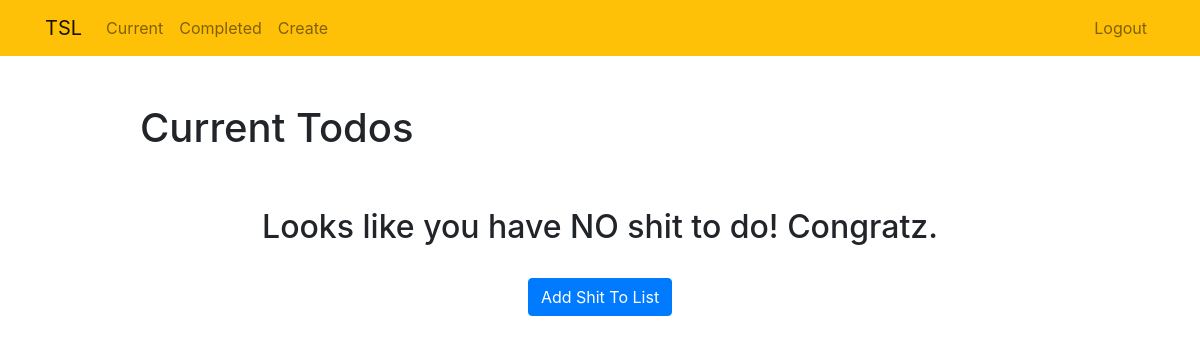
Page /current/ (signed in) on the earlier database version.
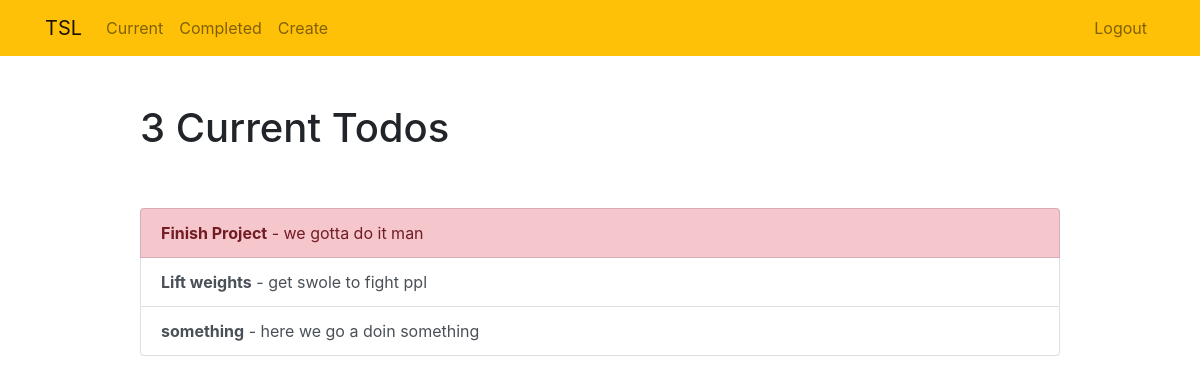
Same page on the later database version.
### todolist/models.py (models this page shows, shortened)
class Todo(models.Model):
    title = models.CharField(max_length=100)
    memo = models.TextField(blank=True)
    created = models.DateTimeField(auto_now_add=True)
    datecompleted = models.DateTimeField(null=True, blank=True)
    important = models.BooleanField(default=False)
    user = models.ForeignKey(User, on_delete=models.CASCADE)

### todolist/views.py (the view)
# urls.py: path('current/', views.currenttodos, name='currenttodos'),
@login_required
def currenttodos(request):
    todos = Todo.objects.filter(user=request.user, datecompleted__isnull=True)
    return render(request, 'todo/currenttodos.html', {'todos': todos})

### todolist/templates/todo/currenttodos.html
{% extends 'todo/base.html' %}
{% block content %}
    <div class = "row justify-content-center mt-5">
        <div class = "col-md-10">
            {% if todos %}
                <h1>{{ todos.count }} Current Todo{{ todos.count|pluralize }}</h1>
            {% else %}
                <h1>Current Todos</h1>
            {% endif %}
        </div>
    </div>
    <div class ="row justify-content-center mt-5">
        <div class ="col-md-10">
            {% if todos %}
                <div class = "list-group">
                    {% for todo in todos %}
                        <a href="{% url 'viewtodo' todo.id %}" class="list-group-item list-group-item-action{% if todo.important %} list-group-item-danger{% endif %}">
                            <b>{{ todo.title }}</b> {% if todo.memo %} - {{ todo.memo|truncatechars:30 }}{% endif %}</a>
                    {% endfor %}
                </div>
            {% else %}
                <div class="text-center">
                    <h2>Looks like you have NO shit to do! Congratz.</h2>
                    <br>
                    <a role="button" class="btn btn-primary" href="{% url 'createtodo' %}">Add Shit To List</a>
                </div>
            {% endif %}
        </div>
    </div>
{% endblock %}

Differences in the rows shown:
added Todo: title "Finish Project", memo "we gotta do it man", important True (drawn)
added Todo: title "Lift weights", memo "get swole to fight ppl"
added Todo: title "something", memo "here we go a doin something"
Other differences:
{{ todos.count }}: (not shown) → "3"
text no longer shown: "Current Todos Looks like you have NO shit to do! Congratz. Add Shit To List"
text now shown: "Current Todo"
